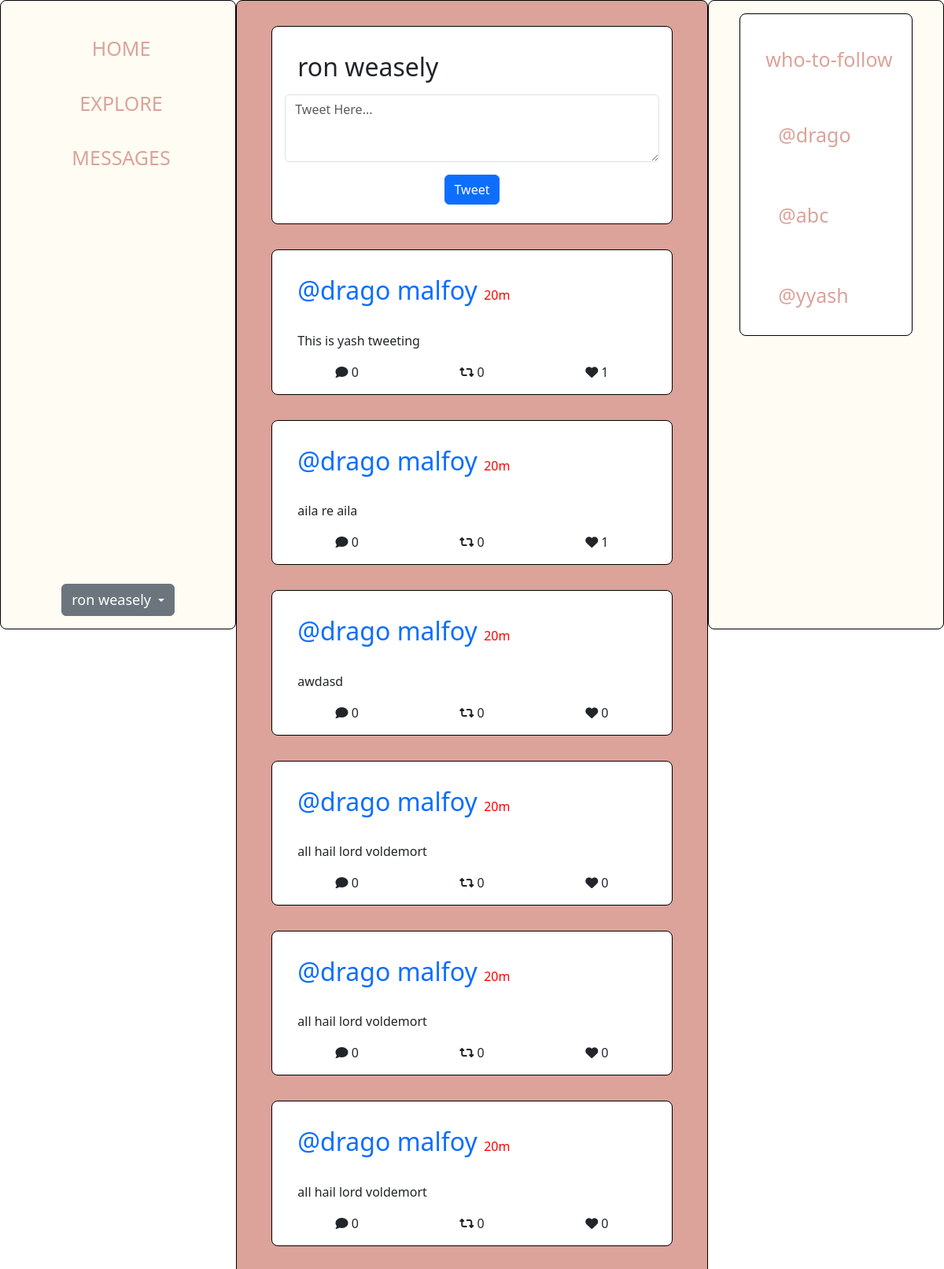
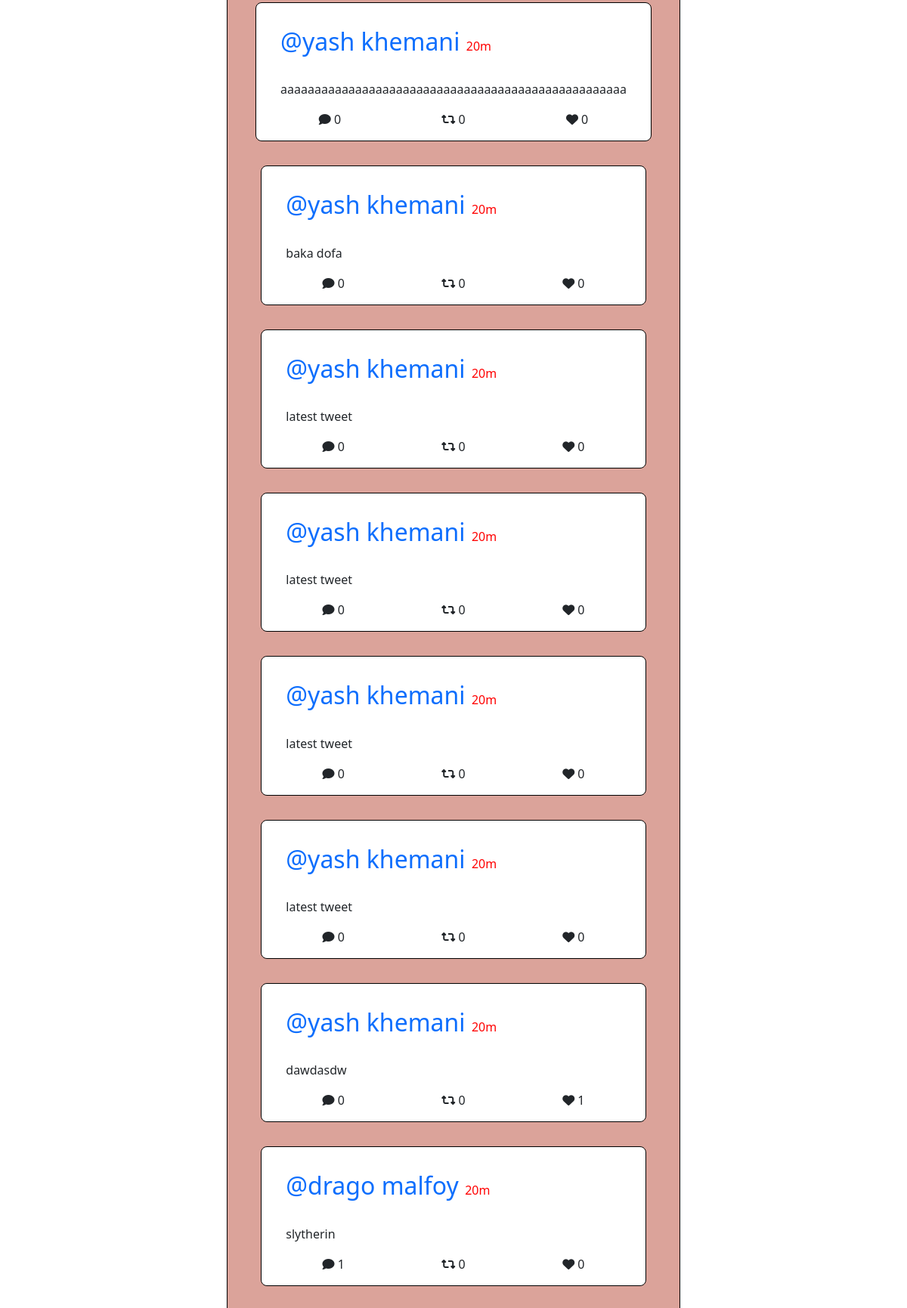
The page / (signed in, upper part) on the database its author committed (2 pictures, top to bottom).
### base/models.py (models this page shows, shortened)
class CustomUser(AbstractUser):
    def __str__(self):
        name = self.first_name + ' ' + self.last_name
        if (len(name)==1):
            return self.username
        else:
            return name

class Tweet(models.Model):
    host = models.ForeignKey(CustomUser, on_delete=models.CASCADE, null=True, related_name='tweets')
    desciption = models.TextField(null=False, blank=False)
    created = models.DateTimeField(auto_now_add=True)
    class Meta:
        ordering = ['-created']

### base/views.py (the view, shortened to what this page needs)
# urls.py: path('', views.homePage, name='homePage'),
def homePage(request):
    if not request.user.is_authenticated:
        return HttpResponseRedirect(reverse('login'))
    tweets = Tweet.objects.all()
    who_to_follow = CustomUser.objects.exclude(username=request.user.username).order_by('-date_joined')[:3]
    return render(request, "base/feed.html", {
        'tweets' : tweets,
        'wtf': who_to_follow
    })

### base/templates/base/feed.html (shortened to what this page needs)
{% extends 'base/homePage.html' %}
{% load static %}
{% block feed %}
<div class="card tweet">
    <form action="{% url 'homePage' %}" method="post">
        <div class="tweet-header form-group">
            <h2>
                {{request.user}}
            </h2>
        </div>
        <div class="form-group">
            <textarea class="form-control" placeholder="Tweet Here..." rows="3" name="tweet"></textarea>
        </div>
        <div class="tweet-footer">
            <button type="submit" class="btn btn-primary mb-2 my-3">Tweet</button>
        </div>
    </form>
</div>
    {% for tweet in tweets %}
    <div class="tweet card" data-id={{tweet.id}}>
        <div class="tweet-header">
            <a href="{% url 'profilePage' tweet.host.username %}" style="text-decoration: none;">
                <h2>
                    @{{tweet.host}}
                </h2>
            </a>
            <span id="time-since-tweet-created">20m</span>
        </div>
        <div class="tweet-body">
            {{tweet.desciption}}
        </div>
        <div class="tweet-footer">
            <div class="likes">
                <i class="fa-solid fa-comment"></i> </i>
                <span>
                    {{ tweet.comments.count }}
                </span>
            </div>
            <div class="likes">
                <i class="fa-solid fa-retweet retweet-icon"></i>
              <span>{{tweet.retweets.count}}</span>
            </div>
            <div class="likes">
                <i class="fa-solid fa-heart heart-icon"></i>
                <span>{{tweet.liked.count}}</span>
            </div>
        </div>
    </div>
    {% endfor %}
{% endblock feed %}

### base/templates/base/homePage.html (shortened to what this page needs)
{% extends 'base/layout.html' %}
{% load static %}
{% block css %}
<link rel="stylesheet" href="{% static 'css/homePage1.css' %}?v=5">
{% endblock css %}
{% block content %}
<div class="home-container">
    <div class="sidebar card">
        <div class="sidebar-header">
            <a href="{% url 'homePage'%}" class="sidebar-links">HOME</a>
            <a href="#" class="sidebar-links">EXPLORE</a>
            <a href="#" class="sidebar-links">MESSAGES</a>
        </div>
    <div class="dropdown">
        <button class="btn btn-secondary dropdown-toggle" type="button" id="dropdownMenuButton1" data-bs-toggle="dropdown" aria-expanded="false">
         <span style="font-size: large;">
            {{request.user}}
         </span>
        </button>
      </div>
    </div>
    <div class="feed card">
        {% block feed %}
        {% endblock feed %}
    </div>
    <div class="side-menu card">
        <div class="card">
            <div class="side-menu-header">
                <h2>who-to-follow</h2>
            </div>
            <div class="side-menu-body">
                {% for user in wtf %}
                    <div class="user">
                        <a href="{% url 'profilePage' user.username %}" class="sidebar-links">
                            <h2>
                                @{{user.username}}
                            </h2>
                        </a>
                    </div>
                {% endfor %}
            </div>
        </div>
    </div>
</div>
{% endblock content %}

### base/static/css/homePage1.css (style rules this page uses)
.home-container { display: grid; grid-template-columns: 1fr 2fr 1fr; }
.card { border: 1px solid black; padding: 1rem; border-radius: 0.5em; }
.sidebar, .side-menu { display: flex; flex-direction: column; justify-content: space-between; align-items: center; height: 100vh; background-color: #FEFCF3; }
.sidebar-header { display: flex; flex-direction: column; align-items: center; justify-content: space-between; }
.sidebar-links , .side-menu h2, .side-menu h3 { padding: 6px 8px 6px 16px; margin-top: 20px; text-decoration: none; font-size: 25px; color: #DBA39A; display: block; }
.sidebar, .side-menu { position: -webkit-sticky; position: sticky; top: 0; }
.feed { display: flex; flex-direction: column; justify-content: start; align-items: center; height: 100%; background-color: #DBA39A; }
.tweet { min-width: 90%; margin: 1rem 0; }
.tweet-header h2 { display:inline; margin: 10px 0px; }
.tweet-header span { color: red; }
.tweet-body, .tweet-header { padding: 1rem; }
.tweet-footer { display: flex; align-items: center; justify-content: space-around; }

### base/templates/base/layout.html (style rules this page uses)
* { margin: 0; padding: 0; box-sizing: border-box; }

### rows shown on the page
CustomUser: user "ron weasely"
Tweet: host "drago malfoy", desciption "This is yash tweeting", comments.count "0", retweets.count "0", liked.count "1"
Tweet: host "drago malfoy", desciption "aila re aila", comments.count "0", retweets.count "0", liked.count "1"
Tweet: host "drago malfoy", desciption "awdasd", comments.count "0", retweets.count "0", liked.count "0"
Tweet: host "drago malfoy", desciption "all hail lord voldemort", comments.count "0", retweets.count "0", liked.count "0"
Tweet: host "drago malfoy", desciption "all hail lord voldemort", comments.count "0", retweets.count "0", liked.count "0"
Tweet: host "drago malfoy", desciption "all hail lord voldemort", comments.count "0", retweets.count "0", liked.count "0"
Tweet: host "yash khemani", desciption "aaaaaaaaaaaaaaaaaaaaaaaaaaaaaaaaaaaaaaaaaaaaaaaaaaa", comments.count "0", retweets.count "0", liked.count "0"
Tweet: host "yash khemani", desciption "baka dofa", comments.count "0", retweets.count "0", liked.count "0"
Tweet: host "yash khemani", desciption "latest tweet", comments.count "0", retweets.count "0", liked.count "0"
Tweet: host "yash khemani", desciption "latest tweet", comments.count "0", retweets.count "0", liked.count "0"
Tweet: host "yash khemani", desciption "latest tweet", comments.count "0", retweets.count "0", liked.count "0"
Tweet: host "yash khemani", desciption "latest tweet", comments.count "0", retweets.count "0", liked.count "0"
Tweet: host "yash khemani", desciption "dawdasdw", comments.count "0", retweets.count "0", liked.count "1"
Tweet: host "drago malfoy", desciption "slytherin", comments.count "1", retweets.count "0", liked.count "0"
CustomUser: username "drago"
CustomUser: username "abc"
CustomUser: username "yyash"
